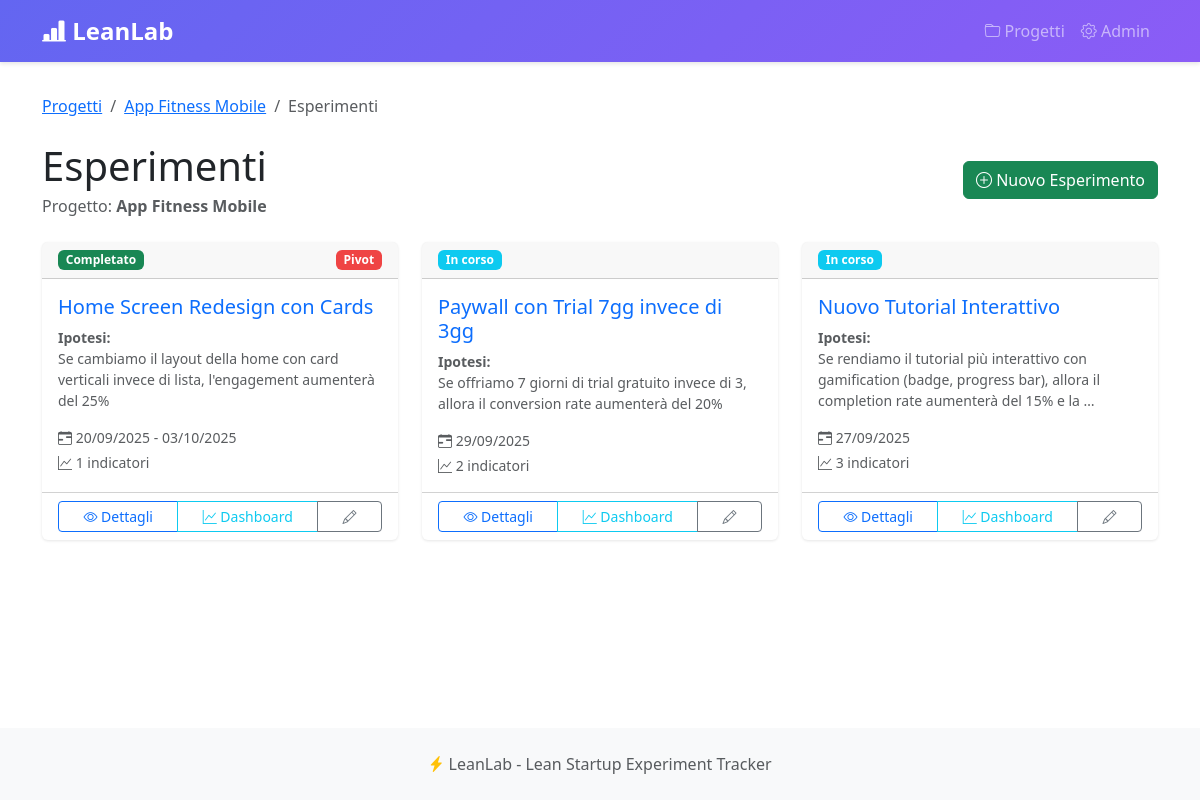
The page /projects/6/experiments/ on the database its author committed.
### projects/models.py (models this page shows, shortened)
class Project(models.Model):
    name = models.CharField(max_length=200, verbose_name="Nome Progetto")
    description = models.TextField(blank=True, verbose_name="Descrizione")
    created_at = models.DateTimeField(auto_now_add=True)
    updated_at = models.DateTimeField(auto_now=True)
    is_active = models.BooleanField(default=True, verbose_name="Attivo")
    class Meta:
        verbose_name = "Progetto"
        verbose_name_plural = "Progetti"
        ordering = ['-created_at']

class Experiment(models.Model):
    STATUS_CHOICES = [
        ('draft', 'Bozza'),
        ('running', 'In corso'),
        ('completed', 'Completato'),
    ]
    DECISION_CHOICES = [
        ('pending', 'In attesa'),
        ('persevere', 'Persevere'),
        ('pivot', 'Pivot'),
    ]
    project = models.ForeignKey(Project, on_delete=models.CASCADE, related_name='experiments')
    title = models.CharField(max_length=200, verbose_name="Titolo Esperimento")
    hypothesis = models.TextField(verbose_name="Ipotesi da testare")
    status = models.CharField(max_length=20, choices=STATUS_CHOICES, default='draft')
    decision = models.CharField(max_length=20, choices=DECISION_CHOICES, default='pending')
    start_date = models.DateField(null=True, blank=True, verbose_name="Data Inizio")
    end_date = models.DateField(null=True, blank=True, verbose_name="Data Fine")
    notes = models.TextField(blank=True, verbose_name="Note")
    created_at = models.DateTimeField(auto_now_add=True)
    updated_at = models.DateTimeField(auto_now=True)
    class Meta:
        verbose_name = "Esperimento"
        verbose_name_plural = "Esperimenti"
        ordering = ['-created_at']

### projects/views.py (the view)
# urls.py: path('<int:project_pk>/experiments/', views.experiment_list, name='experiment_list'),
def experiment_list(request, project_pk):
    project = get_object_or_404(Project, pk=project_pk)
    experiments = project.experiments.all().order_by('-created_at')
    context = {
        'project': project,
        'experiments': experiments,
    }
    return render(request, 'experiment_list.html', context)

### projects/templates/experiment_list.html (shortened to what this page needs)
{% extends 'base.html' %}
{% block content %}
<nav aria-label="breadcrumb" class="mb-4">
    <ol class="breadcrumb">
        <li class="breadcrumb-item"><a href="{% url 'projects:list' %}">Progetti</a></li>
        <li class="breadcrumb-item"><a href="{% url 'projects:detail' project.pk %}">{{ project.name }}</a></li>
        <li class="breadcrumb-item active">Esperimenti</li>
    </ol>
</nav>
<div class="d-flex justify-content-between align-items-center mb-4">
    <div>
        <h1 class="mb-1">
             Esperimenti
        </h1>
        <p class="text-muted mb-0">Progetto: <strong>{{ project.name }}</strong></p>
    </div>
    <a href="{% url 'projects:experiment_create' project.pk %}" class="btn btn-success">
        <i class="bi bi-plus-circle"></i> Nuovo Esperimento
    </a>
</div>
{% if experiments %}
<div class="row">
    {% for experiment in experiments %}
    <div class="col-md-6 col-lg-4 mb-4">
        <div class="card h-100">
            <div class="card-header d-flex justify-content-between align-items-center">
                <span class="badge
                    {% if experiment.status == 'running' %}bg-info
                    {% elif experiment.status == 'completed' %}bg-success
                    {% else %}bg-secondary{% endif %}">
                    {{ experiment.get_status_display }}
                </span>
                {% if experiment.decision != 'pending' %}
                <span class="badge
                    {% if experiment.decision == 'persevere' %}badge-persevere
                    {% elif experiment.decision == 'pivot' %}badge-pivot
                    {% else %}badge-pending{% endif %}">
                    {{ experiment.get_decision_display }}
                </span>
                {% endif %}
            </div>
            <div class="card-body">
                <h5 class="card-title">
                    <a href="{% url 'projects:experiment_detail' project.pk experiment.pk %}"
                       class="text-decoration-none">
                        {{ experiment.title }}
                    </a>
                </h5>
                <p class="card-text text-muted small">
                    <strong>Ipotesi:</strong><br>
                    {{ experiment.hypothesis|truncatewords:20 }}
                </p>
                <div class="mt-3">
                    <small class="text-muted d-block">
                        <i class="bi bi-calendar-range"></i>
                        {% if experiment.start_date %}
                            {{ experiment.start_date|date:"d/m/Y" }}
                            {% if experiment.end_date %} - {{ experiment.end_date|date:"d/m/Y" }}{% endif %}
                        {% else %}
                            Date non impostate
                        {% endif %}
                    </small>
                    <small class="text-muted d-block mt-1">
                        <i class="bi bi-graph-up"></i>
                        {{ experiment.indicators.count }} indicatori
                    </small>
                </div>
            </div>
            <div class="card-footer bg-transparent">
                <div class="btn-group w-100" role="group">
                    <a href="{% url 'projects:experiment_detail' project.pk experiment.pk %}"
                       class="btn btn-sm btn-outline-primary">
                        <i class="bi bi-eye"></i> Dettagli
                    </a>
                    <a href="{% url 'projects:experiment_dashboard' project.pk experiment.pk %}"
                       class="btn btn-sm btn-outline-info">
                        <i class="bi bi-graph-up"></i> Dashboard
                    </a>
                    <a href="{% url 'projects:experiment_edit' project.pk experiment.pk %}"
                       class="btn btn-sm btn-outline-secondary">
                        <i class="bi bi-pencil"></i>
                    </a>
                </div>
            </div>
        </div>
    </div>
    {% endfor %}
</div>
{% endif %}
{% endblock %}

### templates/base.html (style rules this page uses)
:root { --primary-color: #6366f1; --success-color: #10b981; --danger-color: #ef4444; --warning-color: #f59e0b; }
body { min-height: 100vh; display: flex; flex-direction: column; }
.card { border: none; box-shadow: 0 1px 3px rgba(0,0,0,0.1); transition: transform 0.2s, box-shadow 0.2s; }
.badge-pivot { background-color: var(--danger-color); }

### rows shown on the page
Project: name "App Fitness Mobile"
Experiment: status "Completato", decision "Pivot", title "Home Screen Redesign con Cards", hypothesis "Se cambiamo il layout della home con card verticali invece di lista, l'engagement aumenterà del 25%", start_date "20/09/2025", end_date "03/10/2025", indicators.count "1"
Experiment: status "In corso", title "Paywall con Trial 7gg invece di 3gg", hypothesis "Se offriamo 7 giorni di trial gratuito invece di 3, allora il conversion rate aumenterà del 20%", start_date "29/09/2025", indicators.count "2"
Experiment: status "In corso", title "Nuovo Tutorial Interattivo", hypothesis "Se rendiamo il tutorial più interattivo con gamification (badge, progress bar), allora il completion rate aumenterà del 15% e la …", start_date "27/09/2025", indicators.count "3"
